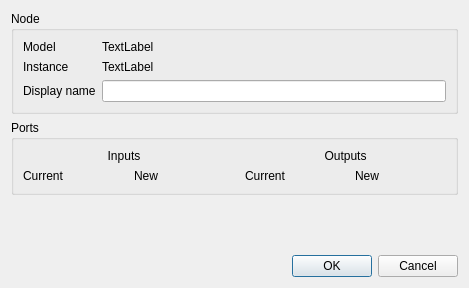
<?xml version="1.0" encoding="UTF-8"?>
<ui version="4.0">
 <class>NodeEditor</class>
 <widget class="QDialog" name="NodeEditor">
  <property name="geometry">
   <rect>
    <x>0</x>
    <y>0</y>
    <width>469</width>
    <height>288</height>
   </rect>
  </property>
  <property name="windowTitle">
   <string>Dialog</string>
  </property>
  <layout class="QVBoxLayout" name="verticalLayout">
   <item>
    <widget class="QGroupBox" name="groupBox_2">
     <property name="title">
      <string>Node</string>
     </property>
     <property name="flat">
      <bool>false</bool>
     </property>
     <property name="checkable">
      <bool>false</bool>
     </property>
     <layout class="QFormLayout" name="formLayout">
      <item row="0" column="0">
       <widget class="QLabel" name="label_2">
        <property name="text">
         <string>Model</string>
        </property>
       </widget>
      </item>
      <item row="0" column="1">
       <widget class="QLabel" name="node_model">
        <property name="text">
         <string>TextLabel</string>
        </property>
       </widget>
      </item>
      <item row="1" column="0">
       <widget class="QLabel" name="label_3">
        <property name="text">
         <string>Instance</string>
        </property>
       </widget>
      </item>
      <item row="1" column="1">
       <widget class="QLabel" name="node_instance">
        <property name="text">
         <string>TextLabel</string>
        </property>
       </widget>
      </item>
      <item row="2" column="0">
       <widget class="QLabel" name="label_10">
        <property name="text">
         <string>Display name</string>
        </property>
       </widget>
      </item>
      <item row="2" column="1">
       <widget class="QLineEdit" name="display_name_line_edit"/>
      </item>
     </layout>
    </widget>
   </item>
   <item>
    <widget class="QGroupBox" name="groupBox">
     <property name="title">
      <string>Ports</string>
     </property>
     <layout class="QGridLayout" name="port_grid_layout">
      <property name="horizontalSpacing">
       <number>20</number>
      </property>
      <item row="1" column="3">
       <widget class="QLabel" name="label_13">
        <property name="text">
         <string>New</string>
        </property>
       </widget>
      </item>
      <item row="1" column="1">
       <widget class="QLabel" name="label_11">
        <property name="text">
         <string>New</string>
        </property>
       </widget>
      </item>
      <item row="1" column="2">
       <widget class="QLabel" name="label_12">
        <property name="text">
         <string>Current</string>
        </property>
       </widget>
      </item>
      <item row="0" column="2" colspan="2">
       <widget class="QLabel" name="label_7">
        <property name="text">
         <string>Outputs</string>
        </property>
        <property name="alignment">
         <set>Qt::AlignCenter</set>
        </property>
       </widget>
      </item>
      <item row="0" column="0" colspan="2">
       <widget class="QLabel" name="label_6">
        <property name="text">
         <string>Inputs</string>
        </property>
        <property name="alignment">
         <set>Qt::AlignCenter</set>
        </property>
       </widget>
      </item>
      <item row="1" column="0">
       <widget class="QLabel" name="label">
        <property name="text">
         <string>Current</string>
        </property>
       </widget>
      </item>
     </layout>
    </widget>
   </item>
   <item>
    <spacer name="verticalSpacer">
     <property name="orientation">
      <enum>Qt::Vertical</enum>
     </property>
     <property name="sizeType">
      <enum>QSizePolicy::MinimumExpanding</enum>
     </property>
     <property name="sizeHint" stdset="0">
      <size>
       <width>20</width>
       <height>20</height>
      </size>
     </property>
    </spacer>
   </item>
   <item>
    <widget class="QDialogButtonBox" name="buttonBox">
     <property name="orientation">
      <enum>Qt::Horizontal</enum>
     </property>
     <property name="standardButtons">
      <set>QDialogButtonBox::Cancel|QDialogButtonBox::Ok</set>
     </property>
    </widget>
   </item>
  </layout>
 </widget>
 <resources/>
 <connections>
  <connection>
   <sender>buttonBox</sender>
   <signal>accepted()</signal>
   <receiver>NodeEditor</receiver>
   <slot>accept()</slot>
   <hints>
    <hint type="sourcelabel">
     <x>248</x>
     <y>254</y>
    </hint>
    <hint type="destinationlabel">
     <x>157</x>
     <y>274</y>
    </hint>
   </hints>
  </connection>
  <connection>
   <sender>buttonBox</sender>
   <signal>rejected()</signal>
   <receiver>NodeEditor</receiver>
   <slot>reject()</slot>
   <hints>
    <hint type="sourcelabel">
     <x>316</x>
     <y>260</y>
    </hint>
    <hint type="destinationlabel">
     <x>286</x>
     <y>274</y>
    </hint>
   </hints>
  </connection>
 </connections>
</ui>
